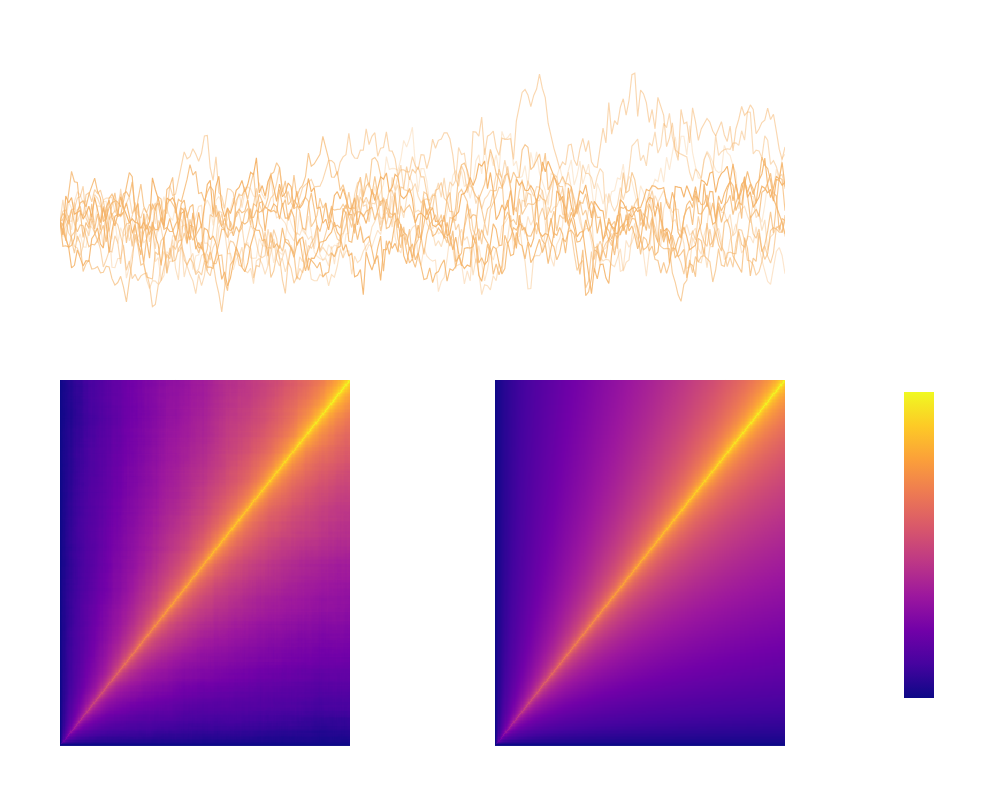

This figure's notebook cell:
### Code cell
import numpy as np
import plotly.graph_objects as go
from plotly.subplots import make_subplots

# Use the function from the notebook to simulate the Volterra fractional process
def K_frac(s, t, H):
    diff = t - s
    return (diff ** (H - 0.5)) if diff > 0 else 0.0

def volterra_fractional_process(n, T, H):
    dt = T / n
    t_grid = np.linspace(0, T, n)
    dW = np.random.normal(0, np.sqrt(dt), n)
    X = np.zeros(n)
    for i in range(n):
        current_t = t_grid[i]
        s = 0
        for j in range(i):
            s += K_frac(t_grid[j], current_t, H) * dW[j]
        X[i] = s
    return X

# Simulation parameters
H = 0.1
n_steps = 252
T = 1.0
n_paths = 10000
dt = T / n_steps
t_grid = np.linspace(0, T, n_steps)

# Simulate n_paths of the Volterra (fractional) process, shape (n_paths, n_steps)
volterra_frac_matrix = np.zeros((n_paths, n_steps))
for k in range(n_paths):
    volterra_frac_matrix[k, :] = volterra_fractional_process(n_steps, T, H)

# Empirical covariance from simulated paths
empirical_cov_frac = np.cov(volterra_frac_matrix, rowvar=False)

# --- Build theoretical covariance using vectorized kernel construction (as before) ---
t_grid_kernel = np.linspace(dt, T, n_steps)  # to avoid the singularity at 0 for the kernel definition
t_i, t_j = np.meshgrid(t_grid_kernel, t_grid_kernel, indexing='ij')
diff_matrix = t_i - t_j
K_matrix = np.zeros_like(diff_matrix)
mask = diff_matrix > 0
K_matrix[mask] = diff_matrix[mask]**(H - 0.5)
L = K_matrix * np.sqrt(dt)
theoretical_cov_frac = L @ L.T

# For path plotting, pick a few paths
n_show = 12
sample_frac_paths = volterra_frac_matrix[:n_show, :]

# --- Create composite figure: rows=2, cols=2, sample paths spanning both columns on top ---
fig = make_subplots(
    rows=2,
    cols=2,
    row_heights=[0.42, 0.58],  # top row for paths
    shared_xaxes=False,
    vertical_spacing=0.08,
    horizontal_spacing=0.20,
    specs=[
        [{"colspan": 2}, None],
        [{}, {}]
    ],
    subplot_titles=(
        [
            "",
            "Empirical Covariance (n=10000 paths)",
            f"Theoretical Covariance (H={H:.2f})"
        ]
    )
)

# Plot sample paths
opacities = np.linspace(0.28, 0.95, n_show)
for idx in range(n_show):
    fig.add_trace(
        go.Scatter(
            x=t_grid,
            y=sample_frac_paths[idx],
            mode="lines",
            line=dict(width=1.15, color=f'rgba(245, 180, 106, {opacities[idx]:.3f})'),  # orange-like
            name=f"Frac Path {idx+1}",
            showlegend=False
        ),
        row=1, col=1
    )

fig.add_trace(
    go.Heatmap(
        z=empirical_cov_frac,
        x=np.arange(n_steps),
        y=np.arange(n_steps),
        coloraxis="coloraxis",
        showscale=False,
    ),
    row=2, col=1
)

fig.add_trace(
    go.Heatmap(
        z=theoretical_cov_frac,
        x=np.arange(n_steps),
        y=np.arange(n_steps),
        coloraxis="coloraxis",
        zmin=min(empirical_cov_frac.min(), theoretical_cov_frac.min()),
        zmax=max(empirical_cov_frac.max(), theoretical_cov_frac.max()),
    ),
    row=2, col=2
)

fig.update_layout(
    coloraxis=dict(
        colorscale="Plasma",
        colorbar=dict(title="Covariance", len=0.51, y=0.31, x=1.15),
    ),
    height=800,
    width=1000,
    title={
        'text': f"Fractional Volterra (fBM Kernel, H={H:.2f}): Sample Paths and Covariance Structure",
        'y': 0.965, 'x': 0.5, 'xanchor': 'center'
    },
    font=dict(color='white'),
    paper_bgcolor='rgba(0,0,0,0)',
    plot_bgcolor='rgba(0,0,0,0)',
    margin=dict(t=60, l=60, b=35, r=35)
)

fig.update_xaxes(
    title_text="time step (t_j)", row=2, col=1, showgrid=True, gridcolor='rgba(128,128,128,0.22)'
)
fig.update_xaxes(
    title_text="time step (t_j)", row=2, col=2, showgrid=True, gridcolor='rgba(128,128,128,0.22)'
)
fig.update_yaxes(
    title_text="time step (t_i)", row=2, col=1, showgrid=True, gridcolor='rgba(128,128,128,0.18)'
)
fig.update_yaxes(
    title_text="time step (t_i)", row=2, col=2, showgrid=True, gridcolor='rgba(128,128,128,0.18)'
)
fig.update_yaxes(
    title_text="Fractional Process value", row=1, col=1
)
fig.update_xaxes(
    title_text="time", row=1, col=1
)
fig.show()

### Figure 1 — Plotly figure (JSON) as saved in the notebook; plotly's stock layout.template omitted (floating-point values rounded to 4 significant figures; data arrays with more than 128 entries replaced by an {"elided": "..."} marker saying what was removed)
{"data": [{"line": {"color": "rgba(245, 180, 106, 0.280)", "width": 1.15}, "mode": "lines", "name": "Frac Path 1", "showlegend": false, "type": "scatter", "x": {"elided": "252 float values"}, "xaxis": "x", "y": {"elided": "252 float values"}, "yaxis": "y"}, {"line": {"color": "rgba(245, 180, 106, 0.341)", "width": 1.15}, "mode": "lines", "name": "Frac Path 2", "showlegend": false, "type": "scatter", "x": {"elided": "252 float values"}, "xaxis": "x", "y": {"elided": "252 float values"}, "yaxis": "y"}, {"line": {"color": "rgba(245, 180, 106, 0.402)", "width": 1.15}, "mode": "lines", "name": "Frac Path 3", "showlegend": false, "type": "scatter", "x": {"elided": "252 float values"}, "xaxis": "x", "y": {"elided": "252 float values"}, "yaxis": "y"}, {"line": {"color": "rgba(245, 180, 106, 0.463)", "width": 1.15}, "mode": "lines", "name": "Frac Path 4", "showlegend": false, "type": "scatter", "x": {"elided": "252 float values"}, "xaxis": "x", "y": {"elided": "252 float values"}, "yaxis": "y"}, {"line": {"color": "rgba(245, 180, 106, 0.524)", "width": 1.15}, "mode": "lines", "name": "Frac Path 5", "showlegend": false, "type": "scatter", "x": {"elided": "252 float values"}, "xaxis": "x", "y": {"elided": "252 float values"}, "yaxis": "y"}, {"line": {"color": "rgba(245, 180, 106, 0.585)", "width": 1.15}, "mode": "lines", "name": "Frac Path 6", "showlegend": false, "type": "scatter", "x": {"elided": "252 float values"}, "xaxis": "x", "y": {"elided": "252 float values"}, "yaxis": "y"}, {"line": {"color": "rgba(245, 180, 106, 0.645)", "width": 1.15}, "mode": "lines", "name": "Frac Path 7", "showlegend": false, "type": "scatter", "x": {"elided": "252 float values"}, "xaxis": "x", "y": {"elided": "252 float values"}, "yaxis": "y"}, {"line": {"color": "rgba(245, 180, 106, 0.706)", "width": 1.15}, "mode": "lines", "name": "Frac Path 8", "showlegend": false, "type": "scatter", "x": {"elided": "252 float values"}, "xaxis": "x", "y": {"elided": "252 float values"}, "yaxis": "y"}, {"line": {"color": "rgba(245, 180, 106, 0.767)", "width": 1.15}, "mode": "lines", "name": "Frac Path 9", "showlegend": false, "type": "scatter", "x": {"elided": "252 float values"}, "xaxis": "x", "y": {"elided": "252 float values"}, "yaxis": "y"}, {"line": {"color": "rgba(245, 180, 106, 0.828)", "width": 1.15}, "mode": "lines", "name": "Frac Path 10", "showlegend": false, "type": "scatter", "x": {"elided": "252 float values"}, "xaxis": "x", "y": {"elided": "252 float values"}, "yaxis": "y"}, {"line": {"color": "rgba(245, 180, 106, 0.889)", "width": 1.15}, "mode": "lines", "name": "Frac Path 11", "showlegend": false, "type": "scatter", "x": {"elided": "252 float values"}, "xaxis": "x", "y": {"elided": "252 float values"}, "yaxis": "y"}, {"line": {"color": "rgba(245, 180, 106, 0.950)", "width": 1.15}, "mode": "lines", "name": "Frac Path 12", "showlegend": false, "type": "scatter", "x": {"elided": "252 float values"}, "xaxis": "x", "y": {"elided": "252 float values"}, "yaxis": "y"}, {"coloraxis": "coloraxis", "showscale": false, "type": "heatmap", "x": {"elided": "252 int values"}, "xaxis": "x2", "y": {"elided": "252 int values"}, "yaxis": "y2", "z": {"elided": "252x252 float values"}}, {"coloraxis": "coloraxis", "type": "heatmap", "x": {"elided": "252 int values"}, "xaxis": "x3", "y": {"elided": "252 int values"}, "yaxis": "y3", "z": {"elided": "252x252 float values"}, "zmax": 3.53, "zmin": 0}], "layout": {"annotations": [{"font": {"size": 16}, "showarrow": false, "text": "Empirical Covariance (n=10000 paths)", "x": 0.2, "xanchor": "center", "xref": "paper", "y": 0.5336, "yanchor": "bottom", "yref": "paper"}, {"font": {"size": 16}, "showarrow": false, "text": "Theoretical Covariance (H=0.10)", "x": 0.8, "xanchor": "center", "xref": "paper", "y": 0.5336, "yanchor": "bottom", "yref": "paper"}], "coloraxis": {"colorbar": {"len": 0.51, "title": {"text": "Covariance"}, "x": 1.15, "y": 0.31}, "colorscale": [[0, "#0d0887"], [0.1111, "#46039f"], [0.2222, "#7201a8"], [0.3333, "#9c179e"], [0.4444, "#bd3786"], [0.5556, "#d8576b"], [0.6667, "#ed7953"], [0.7778, "#fb9f3a"], [0.8889, "#fdca26"], [1, "#f0f921"]]}, "font": {"color": "white"}, "height": 800, "margin": {"b": 35, "l": 60, "r": 35, "t": 60}, "paper_bgcolor": "rgba(0,0,0,0)", "plot_bgcolor": "rgba(0,0,0,0)", "title": {"text": "Fractional Volterra (fBM Kernel, H=0.10): Sample Paths and Covariance Structure", "x": 0.5, "xanchor": "center", "y": 0.965}, "width": 1000, "xaxis": {"anchor": "y", "domain": [0, 1], "title": {"text": "time"}}, "xaxis2": {"anchor": "y2", "domain": [0, 0.4], "gridcolor": "rgba(128,128,128,0.22)", "showgrid": true, "title": {"text": "time step (t_j)"}}, "xaxis3": {"anchor": "y3", "domain": [0.6, 1], "gridcolor": "rgba(128,128,128,0.22)", "showgrid": true, "title": {"text": "time step (t_j)"}}, "yaxis": {"anchor": "x", "domain": [0.6136, 1], "title": {"text": "Fractional Process value"}}, "yaxis2": {"anchor": "x2", "domain": [0, 0.5336], "gridcolor": "rgba(128,128,128,0.18)", "showgrid": true, "title": {"text": "time step (t_i)"}}, "yaxis3": {"anchor": "x3", "domain": [0, 0.5336], "gridcolor": "rgba(128,128,128,0.18)", "showgrid": true, "title": {"text": "time step (t_i)"}}}}
